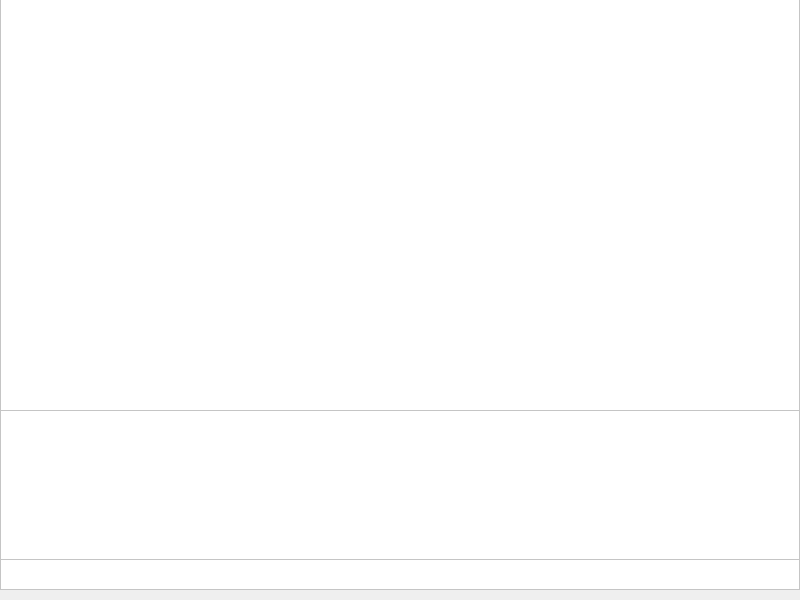
<?xml version="1.0" encoding="UTF-8"?>
<ui version="4.0">
 <class>MainWindow</class>
 <widget class="QMainWindow" name="MainWindow">
  <property name="geometry">
   <rect>
    <x>0</x>
    <y>0</y>
    <width>800</width>
    <height>600</height>
   </rect>
  </property>
  <property name="windowTitle">
   <string>MainWindow</string>
  </property>
  <widget class="QWidget" name="centralwidget">
   <widget class="QFrame" name="frame">
    <property name="geometry">
     <rect>
      <x>0</x>
      <y>-10</y>
      <width>800</width>
      <height>600</height>
     </rect>
    </property>
    <property name="styleSheet">
     <string notr="true">background-color:white;</string>
    </property>
    <property name="frameShape">
     <enum>QFrame::StyledPanel</enum>
    </property>
    <property name="frameShadow">
     <enum>QFrame::Raised</enum>
    </property>
    <widget class="QLabel" name="label">
     <property name="geometry">
      <rect>
       <x>270</x>
       <y>110</y>
       <width>281</width>
       <height>251</height>
      </rect>
     </property>
     <property name="styleSheet">
      <string notr="true">image:url(:/Images/SNGPL-1.jpg);</string>
     </property>
     <property name="text">
      <string/>
     </property>
    </widget>
    <widget class="QFrame" name="widget_frame">
     <property name="geometry">
      <rect>
       <x>0</x>
       <y>420</y>
       <width>800</width>
       <height>150</height>
      </rect>
     </property>
     <property name="frameShape">
      <enum>QFrame::StyledPanel</enum>
     </property>
     <property name="frameShadow">
      <enum>QFrame::Raised</enum>
     </property>
    </widget>
   </widget>
  </widget>
 </widget>
 <resources>
  <include location="../images/back.qrc"/>
 </resources>
 <connections/>
</ui>
